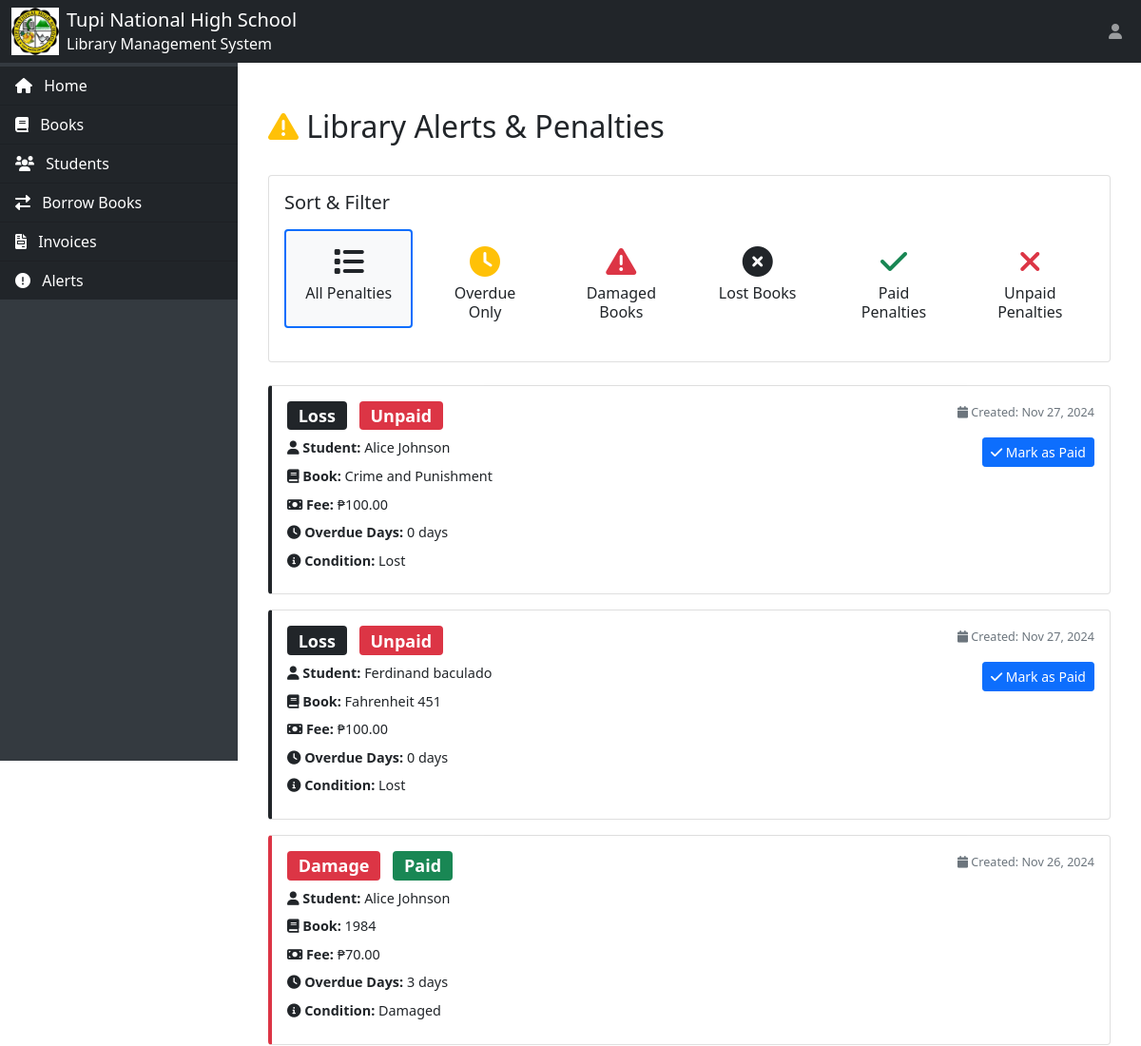
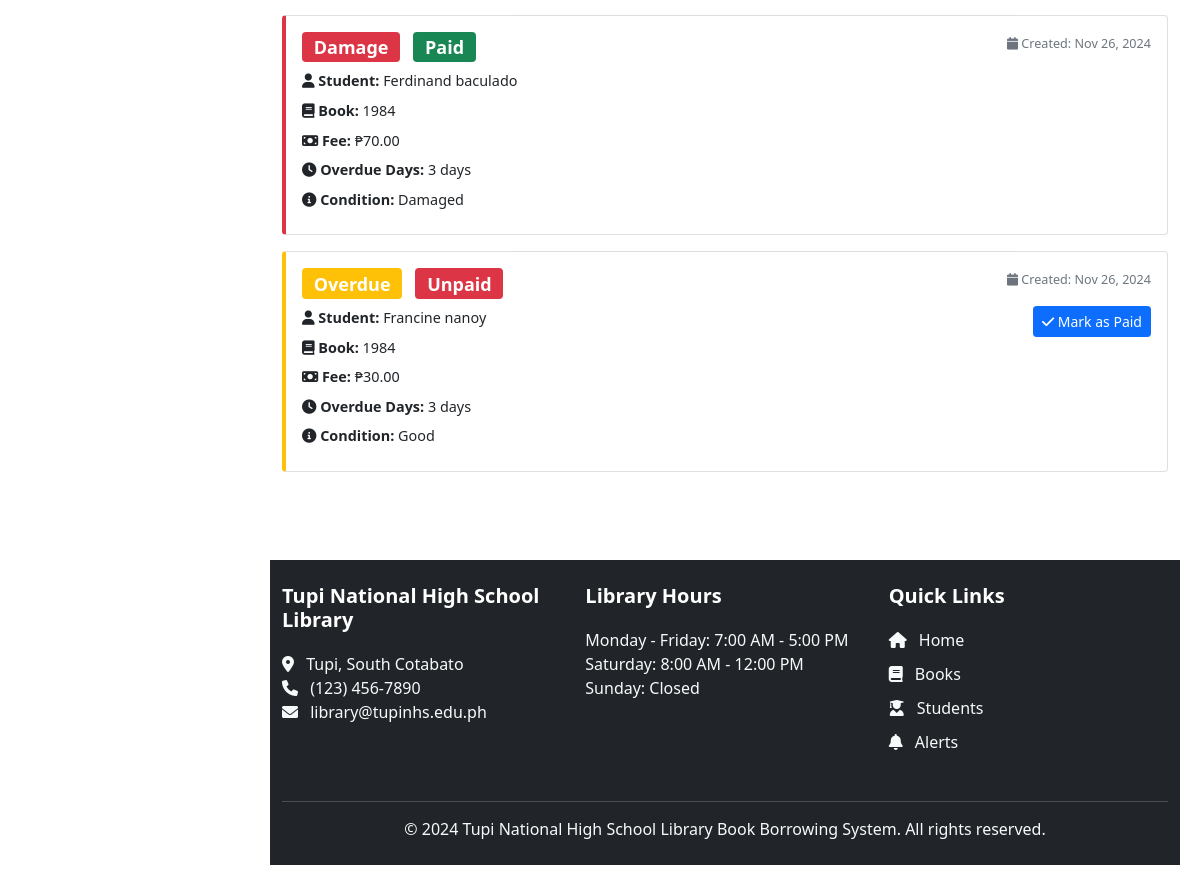
Screenshot of /alerts.php with the database file from the repository (2 pictures, top to bottom).
### tables this page shows
CREATE TABLE `penalties` (
  `penalty_id` int(11) NOT NULL,
  `transaction_id` int(11) DEFAULT NULL,
  `borrower_id` int(11) DEFAULT NULL,
  `book_id` int(11) DEFAULT NULL,
  `overdue_days` int(11) DEFAULT NULL,
  `book_condition` enum('good','damaged','lost','overdue') DEFAULT NULL,
  `penalty_fee` decimal(10,2) DEFAULT NULL,
  `created_at` timestamp NOT NULL DEFAULT current_timestamp(),
  `status` enum('unpaid','paid') NOT NULL DEFAULT 'unpaid',
  `amount_paid` decimal(10,2) NOT NULL DEFAULT 0.00,
  `payment_date` datetime DEFAULT NULL,
  `penalty_reason` enum('overdue','damage','loss','overdue') NOT NULL DEFAULT 'overdue',
  `overdue_charges` decimal(10,2) NOT NULL DEFAULT 10.00,
  `total_penalty_fee` decimal(10,2) DEFAULT NULL
);

CREATE TABLE `students` (
  `student_id` int(11) NOT NULL,
  `first_name` varchar(50) NOT NULL,
  `middle_name` varchar(50) DEFAULT NULL,
  `last_name` varchar(50) NOT NULL,
  `email` varchar(30) NOT NULL,
  `grade_section` text DEFAULT NULL,
  `contact_number` varchar(15) DEFAULT NULL,
  `created_at` datetime DEFAULT current_timestamp(),
  `membership_status` enum('active','expired','suspended') DEFAULT 'active',
  `max_books` int(11) DEFAULT 3,
  `current_borrowed` int(11) DEFAULT 0,
  `total_penalties` decimal(10,2) DEFAULT 0.00
);

CREATE TABLE `books` (
  `book_id` int(11) NOT NULL,
  `title` varchar(200) NOT NULL,
  `author_id` int(11) NOT NULL,
  `category_id` int(11) NOT NULL,
  `publication_year` year(4) DEFAULT NULL,
  `available_copies` int(11) NOT NULL,
  `status` enum('available','borrowed') DEFAULT 'available',
  `total_copies` int(11) DEFAULT 1
);

CREATE TABLE `borrowingtransactions` (
  `transaction_id` int(11) NOT NULL,
  `borrower_id` int(11) NOT NULL,
  `book_id` int(11) NOT NULL,
  `borrow_date` datetime NOT NULL,
  `due_date` datetime NOT NULL,
  `return_date` datetime DEFAULT NULL,
  `status` enum('borrowed','returned','overdue','pending_rebind') NOT NULL DEFAULT 'borrowed',
  `book_condition` enum('good','damaged','lost','pending_rebind','overdue') DEFAULT 'good',
  `payment_status` enum('pending','paid') DEFAULT 'pending'
);

### alerts.php (the view, shortened to what this page needs)
<?php
include 'config.php';
include 'header.php';
function getPenaltyStatusClass($status) {
    return $status == 'paid' ? 'bg-success' : 'bg-danger';
}
function getPenaltyReasonClass($reason) {
    switch($reason) {
        case 'overdue':
            return 'bg-warning';
        case 'damage':
            return 'bg-danger';
        case 'loss':
            return 'bg-dark';
    }
}
$where_clause = "1=1";
$query = "
    SELECT
        p.*,
        s.first_name,
        s.last_name,
        b.title as book_title,
        bt.book_condition,
        bt.due_date,
        bt.return_date
    FROM penalties p
    LEFT JOIN students s ON p.borrower_id = s.student_id
    LEFT JOIN books b ON p.book_id = b.book_id
    LEFT JOIN borrowingtransactions bt ON p.transaction_id = bt.transaction_id
    WHERE $where_clause
    ORDER BY p.created_at DESC
";
$result = $conn->query($query);
?>
</head>
<body>
    <div class="container-fluid py-4">
        <div class="row mb-4">
            <div class="col">
                <h2><i class="fas fa-exclamation-triangle text-warning"></i> Library Alerts & Penalties</h2>
            </div>
        </div>
        <div class="row mb-4">
            <div class="col-12">
                <div class="card">
                    <div class="card-body">
                        <h5 class="card-title mb-3">Sort & Filter</h5>
                        <div class="row g-2">
                            <div class="col-md-2">
                                <div class="card cursor-pointer sort-card <?php echo !isset($_GET['type']) && !isset($_GET['status']) ? 'active' : ''; ?>"
                                     onclick="window.location.href='alerts.php'">
                                    <div class="card-body text-center">
                                        <i class="fas fa-list fa-2x mb-2"></i>
                                        <h6>All Penalties</h6>
                                    </div>
                                </div>
                            </div>
                            <div class="col-md-2">
                                <div class="card cursor-pointer sort-card <?php echo isset($_GET['type']) && $_GET['type'] == 'overdue' ? 'active' : ''; ?>"
                                     onclick="window.location.href='alerts.php?type=overdue'">
                                    <div class="card-body text-center">
                                        <i class="fas fa-clock fa-2x mb-2 text-warning"></i>
                                        <h6>Overdue Only</h6>
                                    </div>
                                </div>
                            </div>
                            <div class="col-md-2">
                                <div class="card cursor-pointer sort-card <?php echo isset($_GET['type']) && $_GET['type'] == 'damage' ? 'active' : ''; ?>"
                                     onclick="window.location.href='alerts.php?type=damage'">
                                    <div class="card-body text-center">
                                        <i class="fas fa-exclamation-triangle fa-2x mb-2 text-danger"></i>
                                        <h6>Damaged Books</h6>
                                    </div>
                                </div>
                            </div>
                            <div class="col-md-2">
                                <div class="card cursor-pointer sort-card <?php echo isset($_GET['type']) && $_GET['type'] == 'loss' ? 'active' : ''; ?>"
                                     onclick="window.location.href='alerts.php?type=loss'">
                                    <div class="card-body text-center">
                                        <i class="fas fa-times-circle fa-2x mb-2 text-dark"></i>
                                        <h6>Lost Books</h6>
                                    </div>
                                </div>
                            </div>
                            <div class="col-md-2">
                                <div class="card cursor-pointer sort-card <?php echo isset($_GET['status']) && $_GET['status'] == 'paid' ? 'active' : ''; ?>"
                                     onclick="window.location.href='alerts.php?status=paid'">
                                    <div class="card-body text-center">
                                        <i class="fas fa-check fa-2x mb-2 text-success"></i>
                                        <h6>Paid Penalties</h6>
                                    </div>
                                </div>
                            </div>
                            <div class="col-md-2">
                                <div class="card cursor-pointer sort-card <?php echo isset($_GET['status']) && $_GET['status'] == 'unpaid' ? 'active' : ''; ?>"
                                     onclick="window.location.href='alerts.php?status=unpaid'">
                                    <div class="card-body text-center">
                                        <i class="fas fa-times fa-2x mb-2 text-danger"></i>
                                        <h6>Unpaid Penalties</h6>
                                    </div>
                                </div>
                            </div>
                        </div>
                    </div>
                </div>
            </div>
        </div>
        <div class="row">
            <div class="col-12">
                <?php if ($result && $result->num_rows > 0): ?>
                    <?php while($row = $result->fetch_assoc()): ?>
                        <div class="card penalty-card <?php echo $row['penalty_reason']; ?>">
                            <div class="card-body">
                                <div class="row">
                                    <div class="col-md-8">
                                        <h5 class="card-title">
                                            <span class="badge <?php echo getPenaltyReasonClass($row['penalty_reason']); ?>">
                                                <?php echo ucfirst($row['penalty_reason']); ?>
                                            </span>
                                            <span class="badge <?php echo getPenaltyStatusClass($row['status']); ?> ms-2">
                                                <?php echo ucfirst($row['status']); ?>
                                            </span>
                                        </h5>
                                        <div class="details-row">
                                            <strong><i class="fas fa-user"></i> Student:</strong>
                                            <?php echo htmlspecialchars($row['first_name'] . ' ' . $row['last_name']); ?>
                                        </div>
                                        <div class="details-row">
                                            <strong><i class="fas fa-book"></i> Book:</strong>
                                            <?php echo htmlspecialchars($row['book_title']); ?>
                                        </div>
                                        <div class="details-row">
                                            <strong><i class="fas fa-money-bill"></i> Fee:</strong>
                                            ₱<?php echo number_format($row['penalty_fee'], 2); ?>
                                        </div>
                                        <?php if(isset($row['overdue_days'])): ?>
                                            <div class="details-row">
                                                <strong><i class="fas fa-clock"></i> Overdue Days:</strong>
                                                <?php echo $row['overdue_days']; ?> days
                                            </div>
                                        <?php endif; ?>
                                        <?php if($row['book_condition']): ?>
                                            <div class="details-row">
                                                <strong><i class="fas fa-info-circle"></i> Condition:</strong>
                                                <?php echo ucfirst($row['book_condition']); ?>
                                            </div>
                                        <?php endif; ?>
                                    </div>
                                    <div class="col-md-4 text-end">
                                        <div class="details-row">
                                            <small class="text-muted">
                                                <i class="fas fa-calendar"></i>
                                                Created: <?php echo date('M d, Y', strtotime($row['created_at'])); ?>
                                            </small>
                                        </div>
                                        <?php if($row['status'] == 'unpaid'): ?>
                                            <button class="btn btn-primary btn-sm mt-2"
                                                    onclick="markAsPaid(<?php echo $row['penalty_id']; ?>)">
                                                <i class="fas fa-check"></i> Mark as Paid
                                            </button>
                                        <?php endif; ?>
                                    </div>
                                </div>
                            </div>
                        </div>
                    <?php endwhile; ?>
                <?php else: ?>
                    <div class="alert alert-info">
                        <i class="fas fa-info-circle"></i> No penalties found.
                    </div>
                <?php endif; ?>
            </div>
        </div>
    </div>
<?php include 'footer.php'; ?>

### rows the page displays
penalties: penalty_reason "Loss", status "Unpaid", borrower.last_name "Alice Johnson", book.title "Crime and Punishment", penalty_fee "100.00", overdue_days "0", transaction.book_condition "Lost", created_at "Nov 27, 2024"
penalties: penalty_reason "Loss", status "Unpaid", borrower.last_name "Ferdinand baculado", book.title "Fahrenheit 451", penalty_fee "100.00", overdue_days "0", transaction.book_condition "Lost", created_at "Nov 27, 2024"
penalties: penalty_reason "Damage", status "Paid", borrower.last_name "Alice Johnson", book.title "1984", penalty_fee "70.00", overdue_days "3", transaction.book_condition "Damaged", created_at "Nov 26, 2024"
penalties: penalty_reason "Damage", status "Paid", borrower.last_name "Ferdinand baculado", book.title "1984", penalty_fee "70.00", overdue_days "3", transaction.book_condition "Damaged", created_at "Nov 26, 2024"
penalties: penalty_reason "Overdue", status "Unpaid", borrower.last_name "Francine nanoy", book.title "1984", penalty_fee "30.00", overdue_days "3", transaction.book_condition "Good", created_at "Nov 26, 2024"
